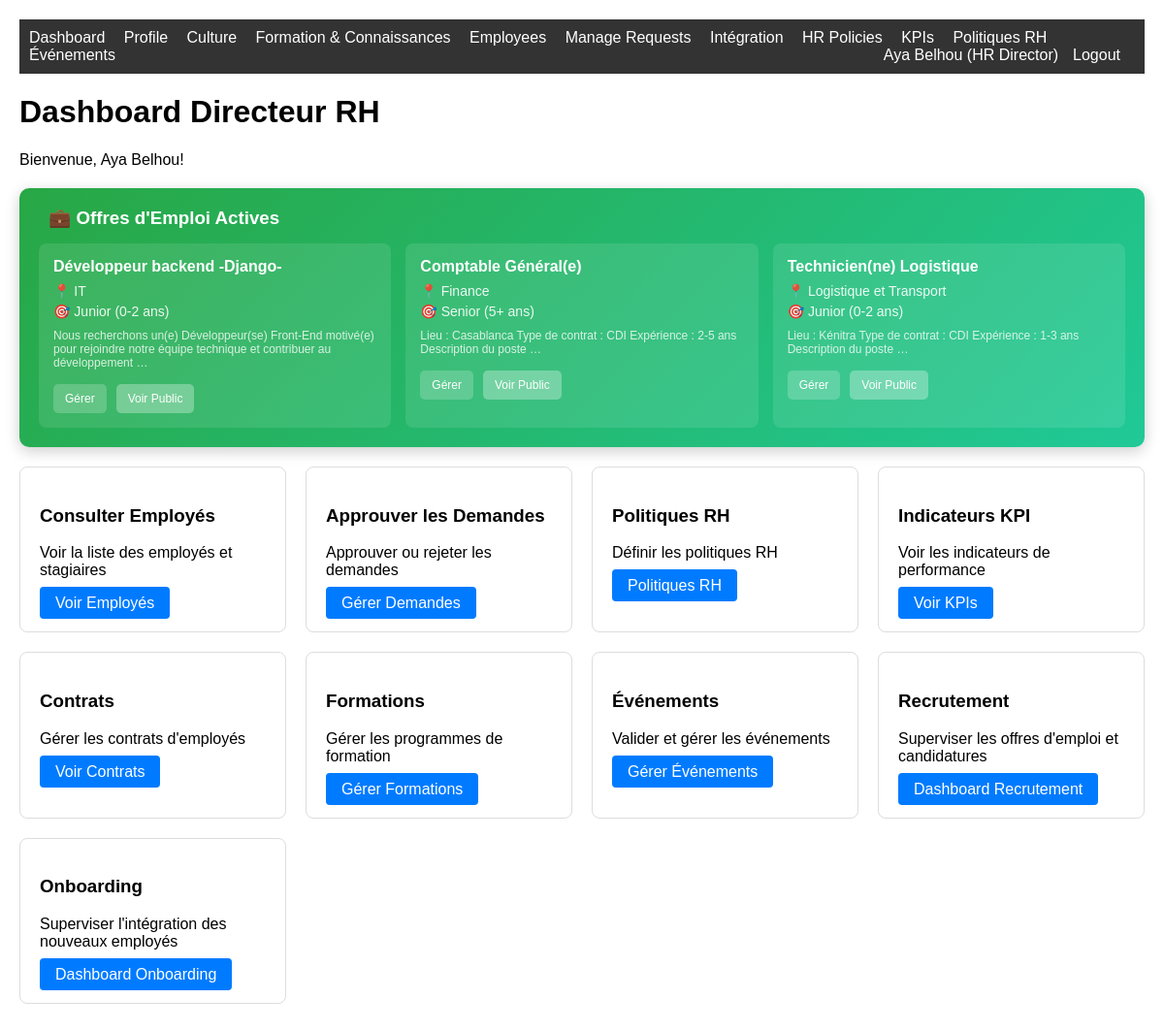
The app's page /dashboard/ (signed in), older data.
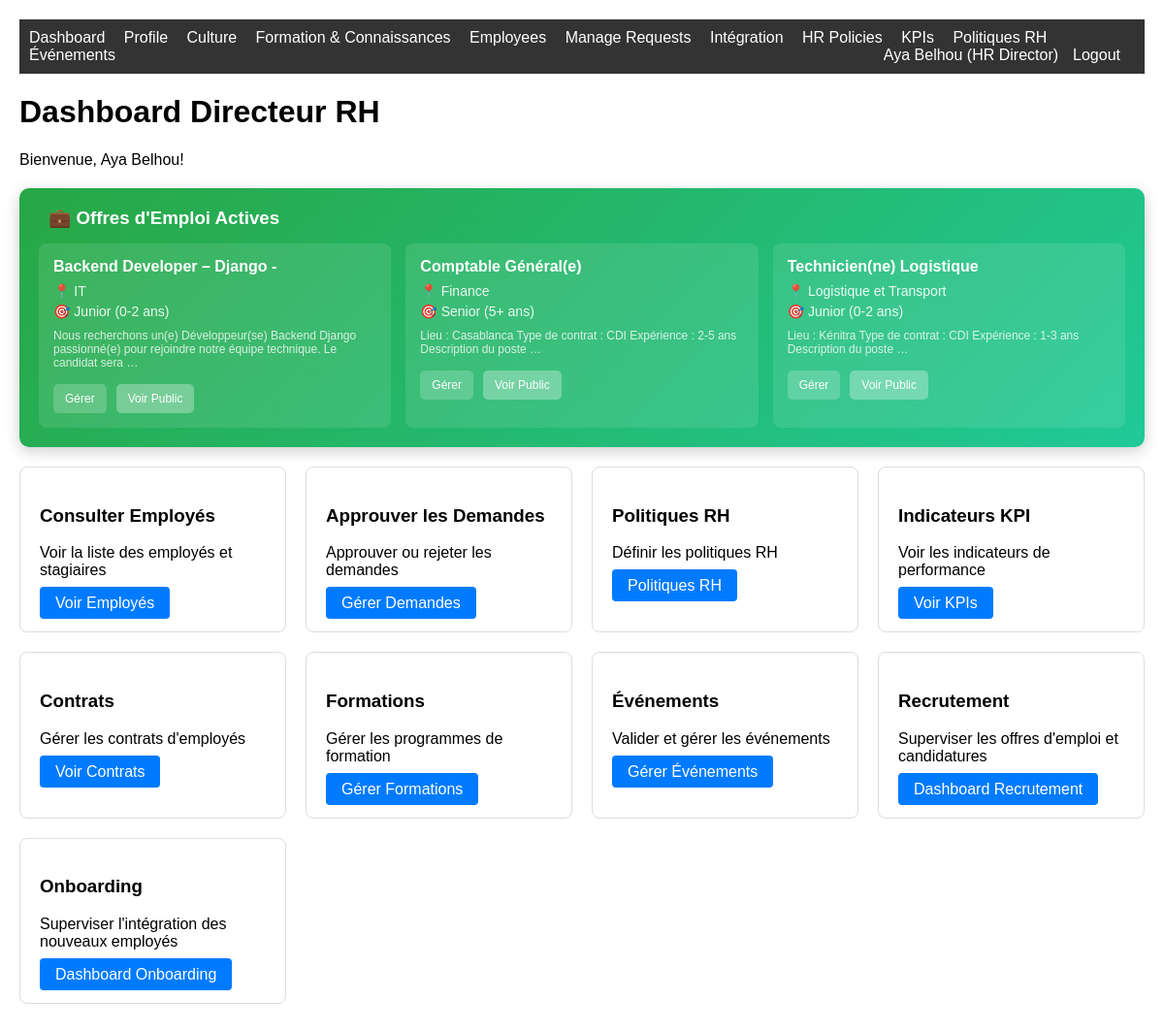
The same page, newer data.
### recruitment/models.py (models this page shows, shortened)
class JobOffer(models.Model):
    STATUS_CHOICES = [
        ('draft', 'Brouillon'),
        ('published', 'Publié'),
        ('closed', 'Fermé'),
    ]
    EXPERIENCE_LEVELS = [
        ('junior', 'Junior (0-2 ans)'),
        ('intermediate', 'Intermédiaire (2-5 ans)'),
        ('senior', 'Senior (5+ ans)'),
        ('expert', 'Expert (10+ ans)'),
    ]
    title = models.CharField(max_length=200)
    department = models.CharField(max_length=100)
    description = models.TextField()
    required_skills = models.TextField()
    experience_level = models.CharField(max_length=20, choices=EXPERIENCE_LEVELS)
    status = models.CharField(max_length=20, choices=STATUS_CHOICES, default='draft')
    created_by = models.ForeignKey(settings.AUTH_USER_MODEL, on_delete=models.CASCADE, related_name='created_job_offers')
    created_at = models.DateTimeField(auto_now_add=True)
    updated_at = models.DateTimeField(auto_now=True)
    published_at = models.DateTimeField(null=True, blank=True)
    class Meta:
        ordering = ['-created_at']

### core/views.py (the view, shortened to what this page needs)
# urls.py: path('dashboard/', views.dashboard, name='dashboard'),
@login_required
def dashboard(request):
    from employees.utils import get_new_employees_today
    from recruitment.models import JobOffer
    active_job_offers = JobOffer.objects.filter(status='published').order_by('-created_at')[:5]
    context = {
        'user': request.user,
        'new_employees_today': get_new_employees_today(),
        'active_job_offers': active_job_offers
    }
    if request.user.role == 'employee':
        return render(request, 'core/employee_dashboard.html', context)
    elif request.user.role == 'hr_director':
        return render(request, 'core/hr_director_dashboard.html', context)
    elif request.user.role == 'administrator':
        return render(request, 'core/admin_dashboard.html', context)
    return render(request, 'core/dashboard.html', context)

### employees/utils.py (called while the page is built)
def get_new_employees_today():
    today = date.today()
    return Employee.objects.filter(date_embauche=today)

### templates/core/hr_director_dashboard.html (shortened to what this page needs)
{% extends 'base.html' %}
{% block content %}
<h1>Dashboard Directeur RH</h1>
<p>Bienvenue, {{ user.get_full_name }}!</p>
{% if active_job_offers %}
<div style="background: linear-gradient(135deg, #28a745 0%, #20c997 100%); color: white; padding: 20px; border-radius: 10px; margin: 20px 0; box-shadow: 0 4px 15px rgba(0,0,0,0.2);">
    <h3 style="margin: 0 0 15px 0; display: flex; align-items: center;">💼 Offres d'Emploi Actives</h3>
    <div style="display: flex; flex-wrap: wrap; gap: 15px;">
        {% for job_offer in active_job_offers %}
        <div style="background: rgba(255,255,255,0.1); padding: 15px; border-radius: 8px; min-width: 280px; flex: 1;">
            <div style="font-weight: bold; margin-bottom: 8px; font-size: 16px;">{{ job_offer.title }}</div>
            <div style="font-size: 14px; opacity: 0.9; margin-bottom: 5px;">📍 {{ job_offer.department }}</div>
            <div style="font-size: 14px; opacity: 0.9; margin-bottom: 10px;">🎯 {{ job_offer.get_experience_level_display }}</div>
            <div style="font-size: 12px; opacity: 0.8; margin-bottom: 15px;">{{ job_offer.description|truncatewords:15 }}</div>
            <div style="display: flex; gap: 10px;">
                <a href="{% url 'recruitment:job_offer_detail' job_offer.id %}" style="background: rgba(255,255,255,0.2); color: white; padding: 8px 12px; border-radius: 5px; text-decoration: none; font-size: 12px;">Gérer</a>
                <a href="{% url 'recruitment:public_job_detail' job_offer.id %}" style="background: rgba(255,255,255,0.3); color: white; padding: 8px 12px; border-radius: 5px; text-decoration: none; font-size: 12px;">Voir Public</a>
            </div>
        </div>
        {% endfor %}
    </div>
</div>
{% endif %}
<div style="display: grid; grid-template-columns: repeat(auto-fit, minmax(250px, 1fr)); gap: 20px; margin: 20px 0;">
    <div style="border: 1px solid #ddd; padding: 20px; border-radius: 8px;">
        <h3>Consulter Employés</h3>
        <p>Voir la liste des employés et stagiaires</p>
        <a href="{% url 'employee_list' %}" class="btn">Voir Employés</a>
    </div>
    <div style="border: 1px solid #ddd; padding: 20px; border-radius: 8px;">
        <h3>Approuver les Demandes</h3>
        <p>Approuver ou rejeter les demandes</p>
        <a href="{% url 'manage_requests' %}" class="btn">Gérer Demandes</a>
    </div>
    <div style="border: 1px solid #ddd; padding: 20px; border-radius: 8px;">
        <h3>Politiques RH</h3>
        <p>Définir les politiques RH</p>
        <a href="{% url 'hr_policies' %}" class="btn">Politiques RH</a>
    </div>
    <div style="border: 1px solid #ddd; padding: 20px; border-radius: 8px;">
        <h3>Indicateurs KPI</h3>
        <p>Voir les indicateurs de performance</p>
        <a href="{% url 'kpi_dashboard' %}" class="btn">Voir KPIs</a>
    </div>
    <div style="border: 1px solid #ddd; padding: 20px; border-radius: 8px;">
        <h3>Contrats</h3>
        <p>Gérer les contrats d'employés</p>
        <a href="{% url 'manage_contracts' %}" class="btn">Voir Contrats</a>
    </div>
    <div style="border: 1px solid #ddd; padding: 20px; border-radius: 8px;">
        <h3>Formations</h3>
        <p>Gérer les programmes de formation</p>
        <a href="{% url 'manage_training' %}" class="btn">Gérer Formations</a>
    </div>
    <div style="border: 1px solid #ddd; padding: 20px; border-radius: 8px;">
        <h3>Événements</h3>
        <p>Valider et gérer les événements</p>
        <a href="{% url 'manage_events' %}" class="btn">Gérer Événements</a>
    </div>
    <div style="border: 1px solid #ddd; padding: 20px; border-radius: 8px;">
        <h3>Recrutement</h3>
        <p>Superviser les offres d'emploi et candidatures</p>
        <a href="{% url 'recruitment:recruitment_dashboard' %}" class="btn">Dashboard Recrutement</a>
    </div>
    <div style="border: 1px solid #ddd; padding: 20px; border-radius: 8px;">
        <h3>Onboarding</h3>
        <p>Superviser l'intégration des nouveaux employés</p>
        <a href="{% url 'onboarding_dashboard' %}" class="btn">Dashboard Onboarding</a>
    </div>
</div>
{% endblock %}

Row changes from the older to the newer data that the page shows:
no longer on this page (row edited): JobOffer: title "Développeur backend -Django-", department "IT", experience_level "Junior (0-2 ans)", description "Nous recherchons un(e) Développeur(se) Front-End motivé(e) pour rejoindre notre équipe technique et contribuer au développement …"
added JobOffer: title "Backend Developer – Django -", department "IT", experience_level "Junior (0-2 ans)", description "Nous recherchons un(e) Développeur(se) Backend Django passionné(e) pour rejoindre notre équipe technique. Le candidat sera …"
